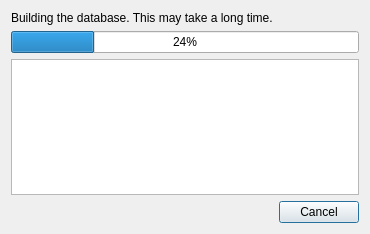
<?xml version="1.0" encoding="UTF-8"?>
<ui version="4.0">
 <class>BuildDatabaseDlg</class>
 <widget class="QDialog" name="BuildDatabaseDlg">
  <property name="geometry">
   <rect>
    <x>0</x>
    <y>0</y>
    <width>370</width>
    <height>234</height>
   </rect>
  </property>
  <property name="windowTitle">
   <string>Building database...</string>
  </property>
  <property name="locale">
   <locale language="English" country="UnitedStates"/>
  </property>
  <layout class="QVBoxLayout" name="verticalLayout">
   <item>
    <layout class="QGridLayout" name="gridLayout">
     <item row="0" column="0">
      <widget class="QLabel" name="label">
       <property name="text">
        <string>Building the database. This may take a long time.</string>
       </property>
      </widget>
     </item>
     <item row="1" column="0">
      <widget class="QProgressBar" name="progressBar">
       <property name="value">
        <number>24</number>
       </property>
      </widget>
     </item>
     <item row="2" column="0">
      <widget class="QPlainTextEdit" name="textLog">
       <property name="enabled">
        <bool>true</bool>
       </property>
       <property name="readOnly">
        <bool>true</bool>
       </property>
      </widget>
     </item>
    </layout>
   </item>
   <item>
    <layout class="QGridLayout" name="gridLayout_2">
     <item row="0" column="1">
      <widget class="QPushButton" name="closeButton">
       <property name="text">
        <string>Cancel</string>
       </property>
      </widget>
     </item>
     <item row="0" column="0">
      <spacer name="horizontalSpacer">
       <property name="orientation">
        <enum>Qt::Horizontal</enum>
       </property>
       <property name="sizeHint" stdset="0">
        <size>
         <width>40</width>
         <height>20</height>
        </size>
       </property>
      </spacer>
     </item>
    </layout>
   </item>
  </layout>
 </widget>
 <resources/>
 <connections/>
</ui>
